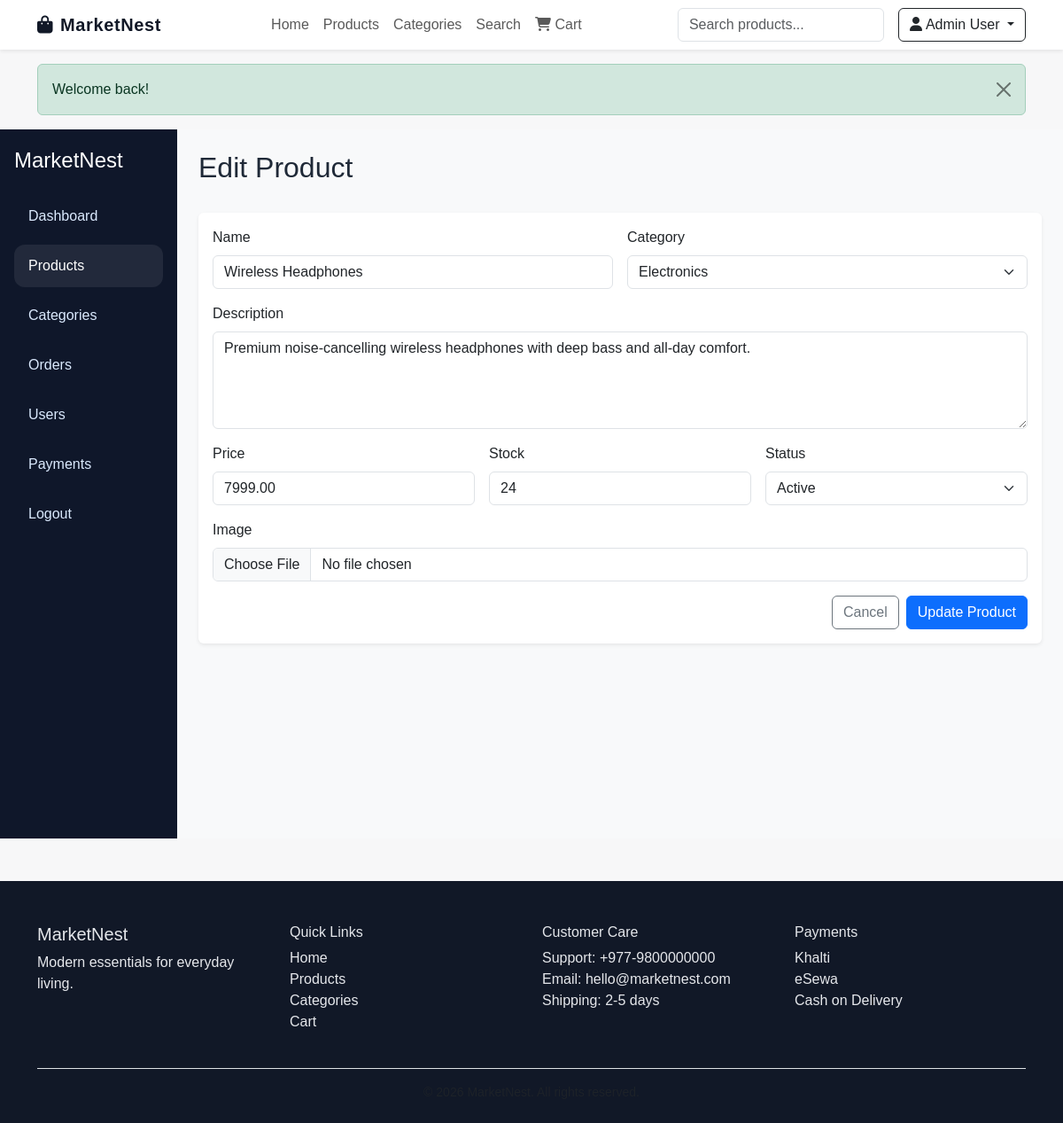
The page /public/admin/products/edit.php?id=1 (signed in) on the database its author committed.
### tables this page shows
CREATE TABLE users (
    id INT AUTO_INCREMENT PRIMARY KEY,
    name VARCHAR(100) NOT NULL,
    email VARCHAR(150) NOT NULL UNIQUE,
    password VARCHAR(255) NOT NULL,
    phone VARCHAR(30) DEFAULT NULL,
    address TEXT DEFAULT NULL,
    city VARCHAR(100) DEFAULT NULL,
    role ENUM('customer', 'admin') NOT NULL DEFAULT 'customer',
    status ENUM('active', 'inactive') NOT NULL DEFAULT 'active',
    created_at TIMESTAMP DEFAULT CURRENT_TIMESTAMP,
    updated_at TIMESTAMP DEFAULT CURRENT_TIMESTAMP ON UPDATE CURRENT_TIMESTAMP,
    INDEX idx_users_email (email)
);

CREATE TABLE products (
    id INT AUTO_INCREMENT PRIMARY KEY,
    category_id INT NOT NULL,
    name VARCHAR(150) NOT NULL,
    slug VARCHAR(150) NOT NULL UNIQUE,
    description TEXT,
    price DECIMAL(10,2) NOT NULL,
    stock INT NOT NULL DEFAULT 0,
    image VARCHAR(255) DEFAULT NULL,
    status ENUM('active', 'draft', 'inactive') NOT NULL DEFAULT 'active',
    created_at TIMESTAMP DEFAULT CURRENT_TIMESTAMP,
    updated_at TIMESTAMP DEFAULT CURRENT_TIMESTAMP ON UPDATE CURRENT_TIMESTAMP,
    FOREIGN KEY (category_id) REFERENCES categories(id) ON DELETE RESTRICT,
    INDEX idx_products_category (category_id),
    INDEX idx_products_name (name)
);

CREATE TABLE categories (
    id INT AUTO_INCREMENT PRIMARY KEY,
    name VARCHAR(100) NOT NULL,
    slug VARCHAR(100) NOT NULL UNIQUE,
    description TEXT,
    image VARCHAR(255) DEFAULT NULL,
    status ENUM('active', 'inactive') NOT NULL DEFAULT 'active',
    created_at TIMESTAMP DEFAULT CURRENT_TIMESTAMP,
    updated_at TIMESTAMP DEFAULT CURRENT_TIMESTAMP ON UPDATE CURRENT_TIMESTAMP,
    INDEX idx_categories_name (name)
);

### includes/functions.php (called while the page is built, shortened)
<?php
require_once __DIR__ . '/../config/database.php';
function isLoggedIn(): bool
{
    return !empty($_SESSION['user_id']);
}
function currentUser(): ?array
{
    $stmt = db()->prepare('SELECT * FROM users WHERE id = ? LIMIT 1');
    $stmt->execute([$_SESSION['user_id']]);
    $user = $stmt->fetch();
    return $user ?: null;
}
function getProductById(int $id): ?array
{
    $stmt = db()->prepare('SELECT p.*, c.name AS category_name FROM products p LEFT JOIN categories c ON c.id = p.category_id WHERE p.id = ? LIMIT 1');
    $stmt->execute([$id]);
    return $stmt->fetch() ?: null;
}

### config/database.php (called while the page is built, shortened)
<?php
function db(): PDO
{
    static $pdo = null;
    if ($pdo instanceof PDO) {
        return $pdo;
    }
    $host = 'localhost';
    $dbname = 'ecommerce_db';
    $user = 'root';
    $pass = '';
    $charset = 'utf8mb4';
    $dsn = "mysql:host={$host};dbname={$dbname};charset={$charset}";
    try {
        $pdo = new PDO($dsn, $user, $pass, [
            PDO::ATTR_ERRMODE => PDO::ERRMODE_EXCEPTION,
            PDO::ATTR_DEFAULT_FETCH_MODE => PDO::FETCH_ASSOC,
            PDO::ATTR_EMULATE_PREPARES => false,
        ]);
    } catch (PDOException $e) {
        throw new RuntimeException('Database connection failed. Please import the database schema first.');
    }
    return $pdo;
}

### public/admin/products/edit.php (the view, shortened to what this page needs)
<?php
require_once __DIR__ . '/../../../includes/functions.php';
$productId = (int) ($_GET['id'] ?? 0);
$product = getProductById($productId);
$categories = db()->query("SELECT * FROM categories WHERE status = 'active' ORDER BY name ASC")->fetchAll();
include __DIR__ . '/../../../includes/header.php';
?>
<div class="container-fluid px-0">
    <div class="row g-0">
        <aside class="col-lg-2 admin-sidebar">
            <h4 class="mb-4">MarketNest</h4>
            <nav class="nav flex-column gap-2">
                <a class="nav-link" href="../index.php">Dashboard</a>
                <a class="nav-link active" href="index.php">Products</a>
                <a class="nav-link" href="../categories/index.php">Categories</a>
                <a class="nav-link" href="../orders/index.php">Orders</a>
                <a class="nav-link" href="../users/index.php">Users</a>
                <a class="nav-link" href="../payments/index.php">Payments</a>
                <a class="nav-link" href="<?= APP_URL ?>/logout.php">Logout</a>
            </nav>
        </aside>
        <main class="col-lg-10 bg-light min-vh-100 p-4">
            <div class="d-flex justify-content-between align-items-center mb-4">
                <h2>Edit Product</h2>
            </div>
            <div class="card border-0 shadow-sm">
                <div class="card-body">
                    <form method="post" enctype="multipart/form-data">
                        <div class="row g-3">
                            <div class="col-md-6">
                                <label class="form-label">Name</label>
                                <input type="text" class="form-control" name="name" required value="<?= htmlspecialchars($_POST['name'] ?? $product['name']) ?>">
                            </div>
                            <div class="col-md-6">
                                <label class="form-label">Category</label>
                                <select class="form-select" name="category_id" required>
                                    <?php foreach ($categories as $category): ?>
                                        <option value="<?= (int)$category['id'] ?>" <?= ((int)($_POST['category_id'] ?? $product['category_id']) === (int)$category['id']) ? 'selected' : '' ?>><?= htmlspecialchars($category['name']) ?></option>
                                    <?php endforeach; ?>
                                </select>
                            </div>
                            <div class="col-12">
                                <label class="form-label">Description</label>
                                <textarea class="form-control" name="description" rows="4"><?= htmlspecialchars($_POST['description'] ?? $product['description']) ?></textarea>
                            </div>
                            <div class="col-md-4">
                                <label class="form-label">Price</label>
                                <input type="number" step="0.01" class="form-control" name="price" required value="<?= htmlspecialchars($_POST['price'] ?? $product['price']) ?>">
                            </div>
                            <div class="col-md-4">
                                <label class="form-label">Stock</label>
                                <input type="number" class="form-control" name="stock" required value="<?= htmlspecialchars($_POST['stock'] ?? $product['stock']) ?>">
                            </div>
                            <div class="col-md-4">
                                <label class="form-label">Status</label>
                                <select class="form-select" name="status">
                                    <option value="active" <?= (($product['status'] ?? 'active') === 'active') ? 'selected' : '' ?>>Active</option>
                                </select>
                            </div>
                            <div class="col-12">
                                <label class="form-label">Image</label>
                                <input type="file" class="form-control" name="image" accept="image/png,image/jpeg,image/webp">
                            </div>
                            <div class="col-12 d-flex justify-content-end gap-2">
                                <a href="index.php" class="btn btn-outline-secondary">Cancel</a>
                                <button type="submit" class="btn btn-primary">Update Product</button>
                            </div>
                        </div>
                    </form>
                </div>
            </div>
        </main>
    </div>
</div>
<?php include __DIR__ . '/../../../includes/footer.php'; ?>

### includes/navbar.php (shortened to what this page needs)
<?php
$user = currentUser();
$currentPage = basename($_SERVER['PHP_SELF'] ?? 'index.php');
?>
<nav class="navbar navbar-expand-lg navbar-light bg-white shadow-sm sticky-top">
    <div class="container">
        <a class="navbar-brand fw-bold brand-text" href="<?= APP_URL ?>/index.php">
            <i class="fa-solid fa-bag-shopping me-2"></i><?= htmlspecialchars(APP_NAME) ?>
        </a>
        <div class="collapse navbar-collapse" id="mainNav">
            <ul class="navbar-nav mx-auto mb-2 mb-lg-0 align-items-lg-center">
                <li class="nav-item"><a class="nav-link <?= $currentPage === 'index.php' ? 'active' : '' ?>" href="<?= APP_URL ?>/index.php">Home</a></li>
                <li class="nav-item"><a class="nav-link <?= $currentPage === 'products.php' ? 'active' : '' ?>" href="<?= APP_URL ?>/products.php">Products</a></li>
                <li class="nav-item"><a class="nav-link <?= $currentPage === 'categories.php' ? 'active' : '' ?>" href="<?= APP_URL ?>/categories.php">Categories</a></li>
                <li class="nav-item"><a class="nav-link <?= $currentPage === 'search.php' ? 'active' : '' ?>" href="<?= APP_URL ?>/search.php">Search</a></li>
                <li class="nav-item">
                    <a class="nav-link position-relative" href="<?= APP_URL ?>/cart.php">
                        <i class="fa-solid fa-cart-shopping"></i>
                        Cart
                    </a>
                </li>
            </ul>
            <form class="d-flex me-3 search-form" action="<?= APP_URL ?>/search.php" method="get">
                <input class="form-control" type="search" name="q" placeholder="Search products..." aria-label="Search products">
            </form>
            <?php if ($user): ?>
                <div class="dropdown">
                    <button class="btn btn-outline-dark dropdown-toggle" type="button" data-bs-toggle="dropdown" aria-expanded="false">
                        <i class="fa-solid fa-user me-1"></i><?= htmlspecialchars($user['name']) ?>
                    </button>
                </div>
            <?php else: ?>
                <a href="<?= APP_URL ?>/login.php" class="btn btn-outline-dark me-2">Login</a>
                <a href="<?= APP_URL ?>/register.php" class="btn btn-primary">Register</a>
            <?php endif; ?>
        </div>
    </div>
</nav>

### public/assets/css/style.css (style rules this page uses)
body { background: #f7f7f8; color: #1f2937; font-family: Arial, sans-serif; }
.brand-text { color: #111827 !important; letter-spacing: 0.03em; }
.admin-sidebar { min-height: 100vh; background: #0f172a; color: #fff; padding: 1.3rem 1rem; }
.admin-sidebar .nav-link { color: #dbeafe; border-radius: 0.75rem; padding: 0.75rem 1rem; }
.admin-sidebar .nav-link.active, .admin-sidebar .nav-link:hover { background: rgba(255,255,255,0.08); color: #fff; }

### rows shown on the page
users: name "Admin User"
products: name "Wireless Headphones", category_id "Electronics", description "Premium noise-cancelling wireless headphones with deep bass and all-day comfort.", price "7999.00", stock "24", status "Active"

### other values the page prints
APP_NAME "MarketNest"
$flash['message'] "Welcome back!"
